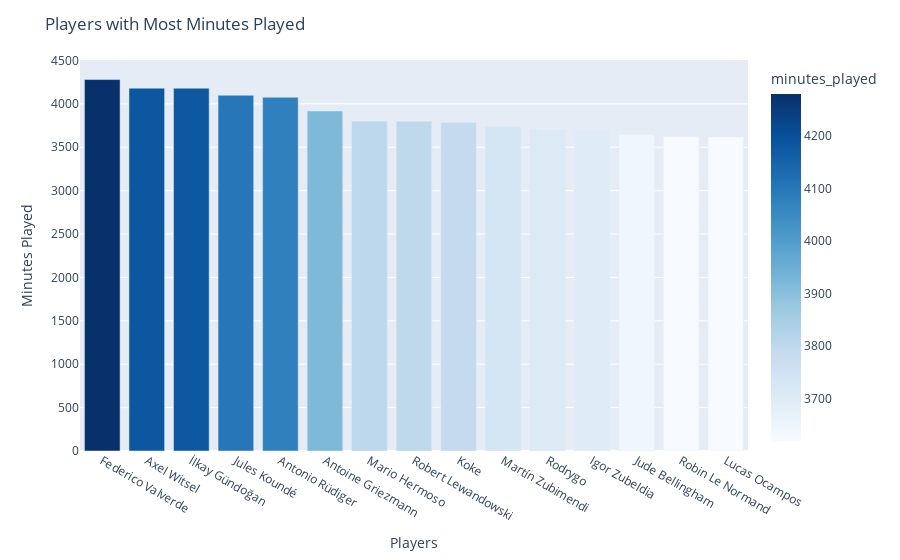
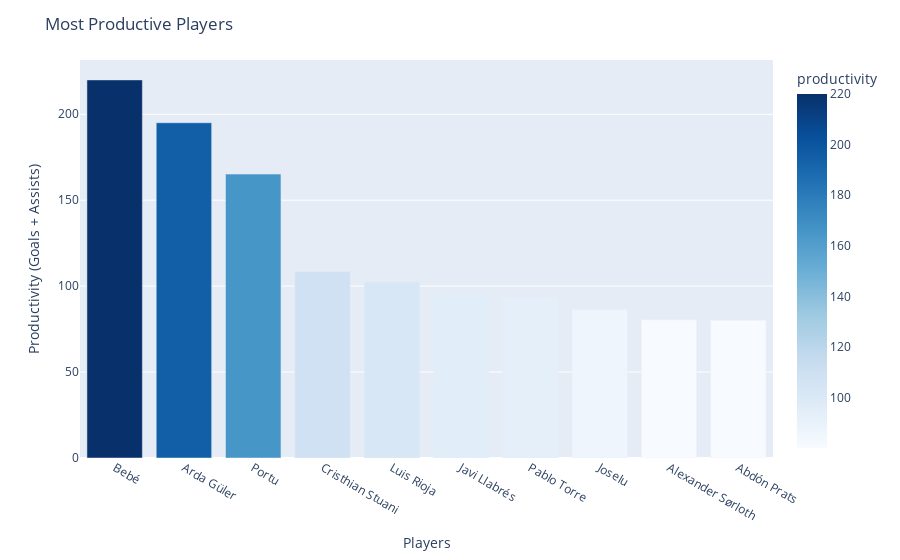
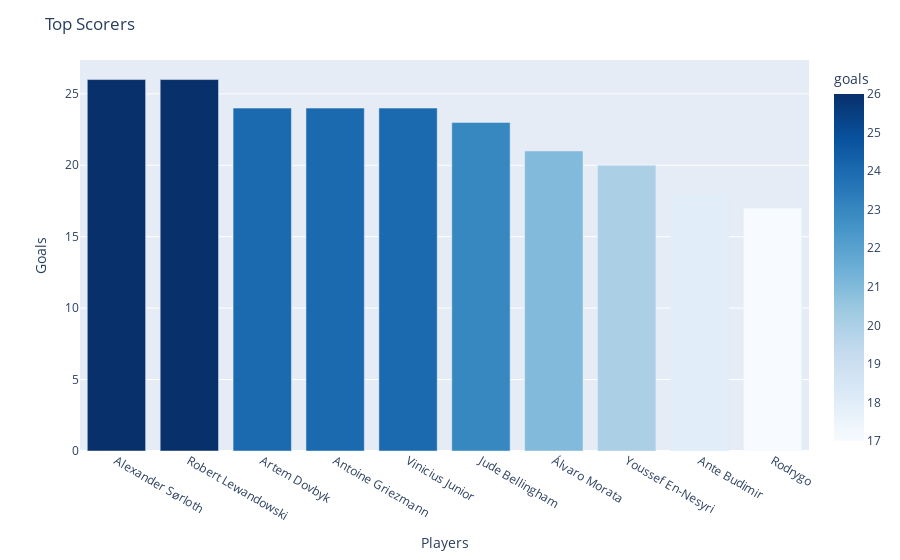

Notebook source saved alongside these figures, in order:
### Code cell
def create_bar_plot(data, x_col, y_col, color_col, title, x_title, y_title, color_scale="blues"):
    """
    Parameters:
    - data: DataFrame containing the data to plot.
    - x_col: Name of the column to use for the x-axis.
    - y_col: Name of the column to use for the y-axis.
    - color_col: Name of the column to use for the color.
    - title: Title of the plot.
    - x_title: Label for the x-axis.
    - y_title: Label for the y-axis.
    - color_scale: Color scale for the bar colors.
    """
    fig = px.bar(data, x=x_col, y=y_col, color=color_col, color_continuous_scale=color_scale)
    fig.update_layout(title=title)
    fig.update_xaxes(title_text=x_title)
    fig.update_yaxes(title_text=y_title)
    fig.show()

# Plot for most minutes played
create_bar_plot(
    most_minutes,
    x_col='player_name',
    y_col='minutes_played',
    color_col='minutes_played',
    title='Players with Most Minutes Played',
    x_title='Players',
    y_title='Minutes Played'
)

# Plot for most productive players
create_bar_plot(
    most_productive,
    x_col='player_name',
    y_col='productivity',
    color_col='productivity',
    title='Most Productive Players',
    x_title='Players',
    y_title='Productivity (Goals + Assists)'
)

# Plot for top scorers
create_bar_plot(
    top_scorers,
    x_col='player_name',
    y_col='goals',
    color_col='goals',
    title='Top Scorers',
    x_title='Players',
    y_title='Goals'
)

### Figure 1 — Plotly figure (JSON) as saved in the notebook; plotly's stock layout.template omitted (floating-point values rounded to 4 significant figures)
{"data": [{"alignmentgroup": "True", "hovertemplate": "player_name=%{x}<br>minutes_played=%{marker.color}<extra></extra>", "legendgroup": "", "marker": {"color": [4280, 4181, 4180, 4099, 4076, 3918, 3802, 3800, 3787, 3735, 3707, 3698, 3644, 3623, 3619], "coloraxis": "coloraxis", "pattern": {"shape": ""}}, "name": "", "offsetgroup": "", "orientation": "v", "showlegend": false, "textposition": "auto", "type": "bar", "x": ["Federico Valverde", "Axel Witsel", "İlkay Gündoğan", "Jules Koundé", "Antonio Rüdiger", "Antoine Griezmann", "Mario Hermoso", "Robert Lewandowski", "Koke", "Martín Zubimendi", "Rodrygo", "Igor Zubeldia", "Jude Bellingham", "Robin Le Normand", "Lucas Ocampos"], "xaxis": "x", "y": [4280, 4181, 4180, 4099, 4076, 3918, 3802, 3800, 3787, 3735, 3707, 3698, 3644, 3623, 3619], "yaxis": "y"}], "layout": {"barmode": "relative", "coloraxis": {"colorbar": {"title": {"text": "minutes_played"}}, "colorscale": [[0, "rgb(247,251,255)"], [0.125, "rgb(222,235,247)"], [0.25, "rgb(198,219,239)"], [0.375, "rgb(158,202,225)"], [0.5, "rgb(107,174,214)"], [0.625, "rgb(66,146,198)"], [0.75, "rgb(33,113,181)"], [0.875, "rgb(8,81,156)"], [1, "rgb(8,48,107)"]]}, "legend": {"tracegroupgap": 0}, "margin": {"t": 60}, "title": {"text": "Players with Most Minutes Played"}, "xaxis": {"anchor": "y", "domain": [0, 1], "title": {"text": "Players"}}, "yaxis": {"anchor": "x", "domain": [0, 1], "title": {"text": "Minutes Played"}}}}

### Figure 2 — Plotly figure (JSON) as saved in the notebook; plotly's stock layout.template omitted (floating-point values rounded to 4 significant figures)
{"data": [{"alignmentgroup": "True", "hovertemplate": "player_name=%{x}<br>productivity=%{marker.color}<extra></extra>", "legendgroup": "", "marker": {"color": [220, 195.1, 165.2, 108.5, 102.5, 95.37, 93.34, 86.46, 80.43, 80.1], "coloraxis": "coloraxis", "pattern": {"shape": ""}}, "name": "", "offsetgroup": "", "orientation": "v", "showlegend": false, "textposition": "auto", "type": "bar", "x": ["Bebé", "Arda Güler", "Portu", "Cristhian Stuani", "Luis Rioja", "Javi Llabrés", "Pablo Torre", "Joselu", "Alexander Sørloth", "Abdón Prats"], "xaxis": "x", "y": [220, 195.1, 165.2, 108.5, 102.5, 95.37, 93.34, 86.46, 80.43, 80.1], "yaxis": "y"}], "layout": {"barmode": "relative", "coloraxis": {"colorbar": {"title": {"text": "productivity"}}, "colorscale": [[0, "rgb(247,251,255)"], [0.125, "rgb(222,235,247)"], [0.25, "rgb(198,219,239)"], [0.375, "rgb(158,202,225)"], [0.5, "rgb(107,174,214)"], [0.625, "rgb(66,146,198)"], [0.75, "rgb(33,113,181)"], [0.875, "rgb(8,81,156)"], [1, "rgb(8,48,107)"]]}, "legend": {"tracegroupgap": 0}, "margin": {"t": 60}, "title": {"text": "Most Productive Players"}, "xaxis": {"anchor": "y", "domain": [0, 1], "title": {"text": "Players"}}, "yaxis": {"anchor": "x", "domain": [0, 1], "title": {"text": "Productivity (Goals + Assists)"}}}}

### Figure 3 — Plotly figure (JSON) as saved in the notebook; plotly's stock layout.template omitted (floating-point values rounded to 4 significant figures)
{"data": [{"alignmentgroup": "True", "hovertemplate": "player_name=%{x}<br>goals=%{marker.color}<extra></extra>", "legendgroup": "", "marker": {"color": [26, 26, 24, 24, 24, 23, 21, 20, 18, 17], "coloraxis": "coloraxis", "pattern": {"shape": ""}}, "name": "", "offsetgroup": "", "orientation": "v", "showlegend": false, "textposition": "auto", "type": "bar", "x": ["Alexander Sørloth", "Robert Lewandowski", "Artem Dovbyk", "Antoine Griezmann", "Vinicius Junior", "Jude Bellingham", "Álvaro Morata", "Youssef En-Nesyri", "Ante Budimir", "Rodrygo"], "xaxis": "x", "y": [26, 26, 24, 24, 24, 23, 21, 20, 18, 17], "yaxis": "y"}], "layout": {"barmode": "relative", "coloraxis": {"colorbar": {"title": {"text": "goals"}}, "colorscale": [[0, "rgb(247,251,255)"], [0.125, "rgb(222,235,247)"], [0.25, "rgb(198,219,239)"], [0.375, "rgb(158,202,225)"], [0.5, "rgb(107,174,214)"], [0.625, "rgb(66,146,198)"], [0.75, "rgb(33,113,181)"], [0.875, "rgb(8,81,156)"], [1, "rgb(8,48,107)"]]}, "legend": {"tracegroupgap": 0}, "margin": {"t": 60}, "title": {"text": "Top Scorers"}, "xaxis": {"anchor": "y", "domain": [0, 1], "title": {"text": "Players"}}, "yaxis": {"anchor": "x", "domain": [0, 1], "title": {"text": "Goals"}}}}
